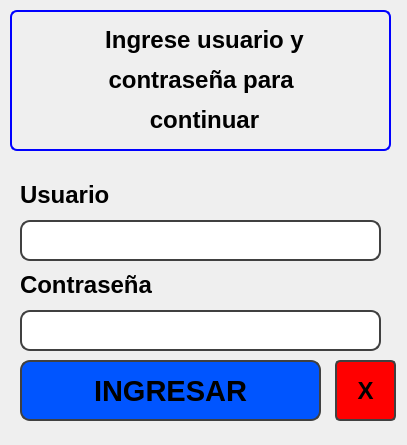
<?xml version="1.0" encoding="UTF-8"?>
<ui version="4.0">
 <class>login</class>
 <widget class="QWidget" name="login">
  <property name="windowModality">
   <enum>Qt::WindowModal</enum>
  </property>
  <property name="geometry">
   <rect>
    <x>0</x>
    <y>0</y>
    <width>407</width>
    <height>445</height>
   </rect>
  </property>
  <property name="windowTitle">
   <string>Form</string>
  </property>
  <widget class="QLineEdit" name="lineUSER">
   <property name="geometry">
    <rect>
     <x>20</x>
     <y>220</y>
     <width>361</width>
     <height>41</height>
    </rect>
   </property>
   <property name="font">
    <font>
     <pointsize>16</pointsize>
    </font>
   </property>
   <property name="styleSheet">
    <string notr="true">border: 2px solid rgb(64, 64, 64);
       border-radius: 10px;</string>
   </property>
  </widget>
  <widget class="QLabel" name="label">
   <property name="geometry">
    <rect>
     <x>10</x>
     <y>10</y>
     <width>381</width>
     <height>141</height>
    </rect>
   </property>
   <property name="font">
    <font>
     <pointsize>22</pointsize>
     <weight>75</weight>
     <bold>true</bold>
    </font>
   </property>
   <property name="styleSheet">
    <string notr="true">border: 2px solid;
border-radius: 7px;
border-color: rgb(0, 0, 255);
color: rgb(0, 0, 0);</string>
   </property>
   <property name="text">
    <string>&lt;html&gt;&lt;head/&gt;&lt;body&gt;&lt;p align=&quot;center&quot;&gt;&lt;span style=&quot; font-size:18pt;&quot;&gt;Ingrese usuario y&lt;/span&gt;&lt;/p&gt;&lt;p align=&quot;center&quot;&gt;&lt;span style=&quot; font-size:18pt;&quot;&gt;contraseña para &lt;/span&gt;&lt;/p&gt;&lt;p align=&quot;center&quot;&gt;&lt;span style=&quot; font-size:18pt;&quot;&gt;continuar&lt;/span&gt;&lt;/p&gt;&lt;/body&gt;&lt;/html&gt;</string>
   </property>
  </widget>
  <widget class="QLabel" name="label_2">
   <property name="geometry">
    <rect>
     <x>20</x>
     <y>180</y>
     <width>191</width>
     <height>31</height>
    </rect>
   </property>
   <property name="text">
    <string>&lt;html&gt;&lt;head/&gt;&lt;body&gt;&lt;p&gt;&lt;span style=&quot; font-size:18pt; font-weight:700;&quot;&gt;Usuario&lt;/span&gt;&lt;/p&gt;&lt;/body&gt;&lt;/html&gt;</string>
   </property>
   <property name="alignment">
    <set>Qt::AlignLeading|Qt::AlignLeft|Qt::AlignVCenter</set>
   </property>
  </widget>
  <widget class="QLineEdit" name="lineCONTRA">
   <property name="geometry">
    <rect>
     <x>20</x>
     <y>310</y>
     <width>361</width>
     <height>41</height>
    </rect>
   </property>
   <property name="font">
    <font>
     <pointsize>16</pointsize>
    </font>
   </property>
   <property name="styleSheet">
    <string notr="true">border: 2px solid rgb(64, 64, 64);
       border-radius: 10px;</string>
   </property>
  </widget>
  <widget class="QLabel" name="label_3">
   <property name="geometry">
    <rect>
     <x>20</x>
     <y>270</y>
     <width>201</width>
     <height>31</height>
    </rect>
   </property>
   <property name="text">
    <string>&lt;html&gt;&lt;head/&gt;&lt;body&gt;&lt;p&gt;&lt;span style=&quot; font-size:18pt; font-weight:700;&quot;&gt;Contraseña&lt;/span&gt;&lt;/p&gt;&lt;/body&gt;&lt;/html&gt;</string>
   </property>
   <property name="alignment">
    <set>Qt::AlignLeading|Qt::AlignLeft|Qt::AlignVCenter</set>
   </property>
  </widget>
  <widget class="QPushButton" name="botonLOGIN">
   <property name="geometry">
    <rect>
     <x>20</x>
     <y>360</y>
     <width>301</width>
     <height>61</height>
    </rect>
   </property>
   <property name="font">
    <font>
     <pointsize>22</pointsize>
     <weight>75</weight>
     <bold>true</bold>
    </font>
   </property>
   <property name="styleSheet">
    <string notr="true">QPushButton {
		
	   color: rgb(0, 0, 0);   
	 
	background-color: rgb(0, 85, 255);
       border: 2px solid rgb(64, 64, 64);
       border-radius: 10px;
    }

    QPushButton:pressed {
	color: rgb(255, 255, 255);
	
	background-color: rgb(0, 115, 173);
    }
</string>
   </property>
   <property name="text">
    <string>INGRESAR</string>
   </property>
  </widget>
  <widget class="QLabel" name="labelError_log">
   <property name="geometry">
    <rect>
     <x>30</x>
     <y>150</y>
     <width>341</width>
     <height>41</height>
    </rect>
   </property>
   <property name="font">
    <font>
     <pointsize>11</pointsize>
     <weight>75</weight>
     <bold>true</bold>
    </font>
   </property>
   <property name="styleSheet">
    <string notr="true">color: rgb(255, 0, 0);</string>
   </property>
   <property name="text">
    <string>&lt;html&gt;&lt;head/&gt;&lt;body&gt;&lt;p align=&quot;center&quot;&gt;&lt;span style=&quot; font-weight:700;&quot;&gt;&lt;br/&gt;&lt;/span&gt;&lt;/p&gt;&lt;/body&gt;&lt;/html&gt;</string>
   </property>
   <property name="alignment">
    <set>Qt::AlignCenter</set>
   </property>
  </widget>
  <widget class="QPushButton" name="BotonSalirEst">
   <property name="geometry">
    <rect>
     <x>335</x>
     <y>360</y>
     <width>61</width>
     <height>61</height>
    </rect>
   </property>
   <property name="font">
    <font>
     <pointsize>18</pointsize>
     <weight>75</weight>
     <bold>true</bold>
    </font>
   </property>
   <property name="styleSheet">
    <string notr="true">QPushButton {
		
	
	
	background-color: rgb(255, 0, 0);
	   color: rgb(0, 0, 0);   
       border: 2px solid rgb(64, 64, 64);
       border-radius: 5px;
    }

    QPushButton:pressed {
	color: rgb(255, 255, 255);
	
	background-color: rgb(122, 0, 0);
    }</string>
   </property>
   <property name="text">
    <string>X</string>
   </property>
  </widget>
 </widget>
 <resources/>
 <connections/>
</ui>
